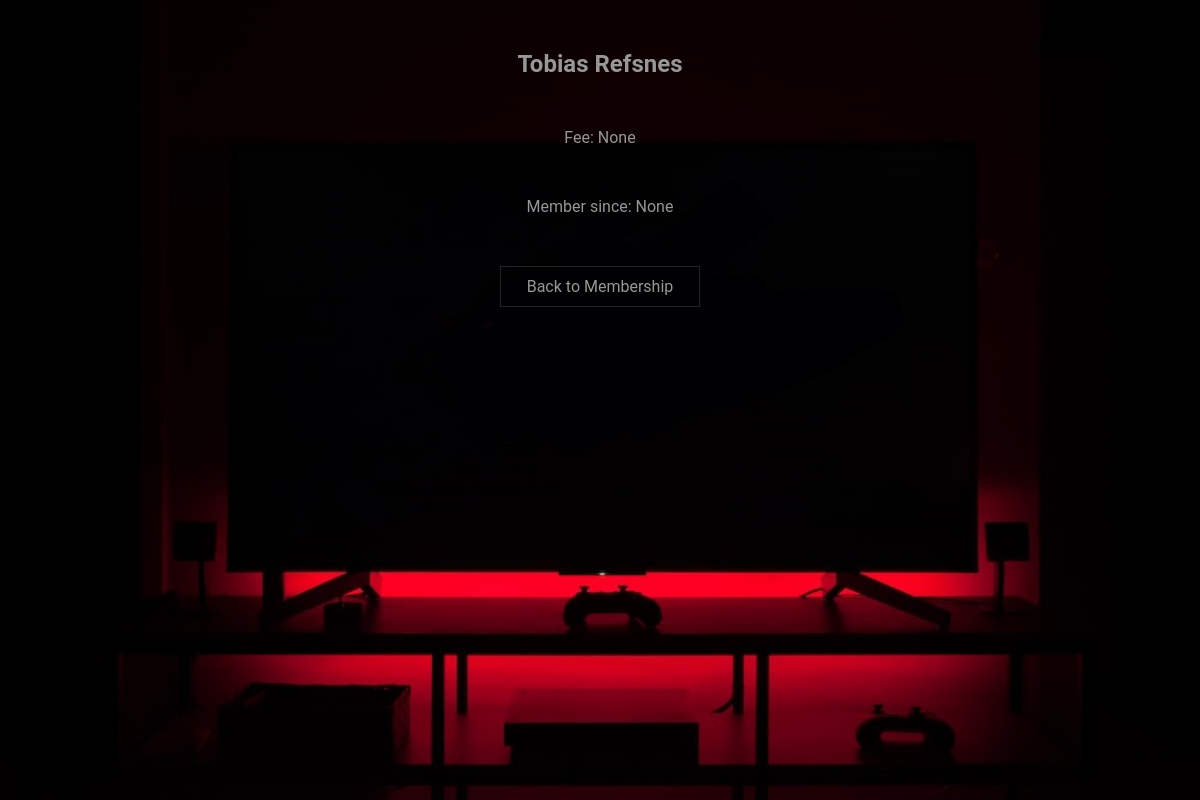
Before: /all_members/info/7 with the older database file.
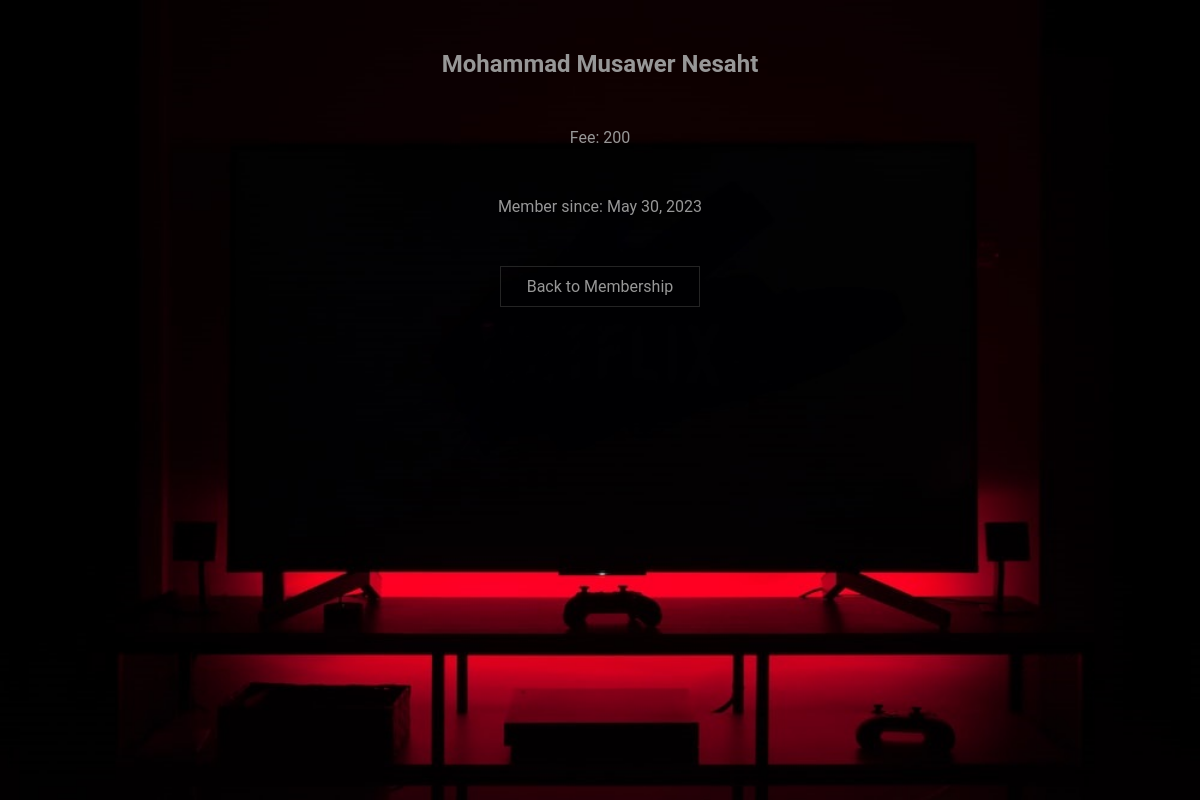
After: the same page with the newer database file.
### mva/models.py (models this page shows, shortened)
class membership(models.Model):
  firstname = models.CharField(max_length=255)
  lastname = models.CharField(max_length=255)
  Monthly_fee = models.IntegerField(null=True)
  joined_date = models.DateField(null=True)

### mva/views.py (the view)
# urls.py: path('all_members/info/<int:id>', views.info, name='info'),
def info(request, id):
  mymember = membership.objects.get(id=id)
  template = loader.get_template('info.html')
  context = {
    'mymember': mymember,
  }
  return HttpResponse(template.render(context, request))

### mva/templates/info.html (shortened to what this page needs)
{% extends "master.html" %}
{% load static %}
{% block content %}
<section class="infopage">
<h1>{{ mymember.firstname }} {{ mymember.lastname }}</h1>
<p>Fee: {{ mymember.Monthly_fee }}</p>
<p>Member since: {{ mymember.joined_date }}</p>
<p><a href="/all_members">Back to Membership</a></p>
</section>
{% endblock %}

Changed rows visible on the page:
changed membership: firstname "Tobias" → "Mohammad Musawer"; lastname "Refsnes" → "Nesaht"; Monthly_fee "None" → "200"; joined_date "None" → "May 30, 2023"
